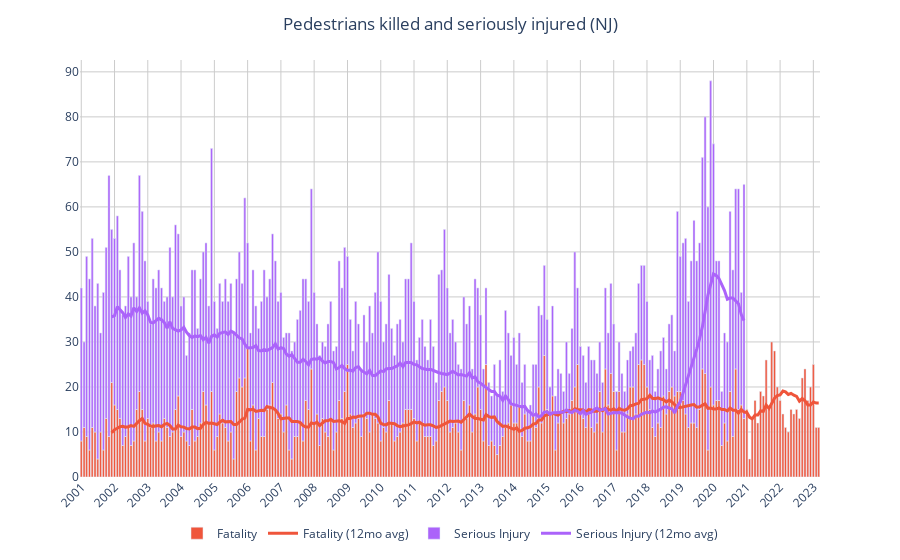

This figure's notebook cell:
### Code cell
ksim_plot(api, 'Pedestrians killed and seriously injured (NJ)', 'ped-injuries')

### Figure 1 — Plotly figure (JSON) as saved in the notebook; plotly's stock layout.template omitted (floating-point values rounded to 4 significant figures; data arrays with more than 128 entries replaced by an {"elided": "..."} marker saying what was removed)
{"data": [{"alignmentgroup": "True", "hovertemplate": "%{y:,d}", "legendgroup": "Fatality", "legendrank": 100, "marker": {"color": "#EF553B", "pattern": {"shape": ""}}, "name": "Fatality", "offsetgroup": "Fatality", "orientation": "v", "showlegend": true, "textposition": "auto", "type": "bar", "x": {"elided": "267 str values"}, "xaxis": "x", "y": {"elided": "267 int values"}, "yaxis": "y"}, {"alignmentgroup": "True", "hovertemplate": "%{y:,d}", "legendgroup": "Serious Injury", "legendrank": 102, "marker": {"color": "#AB63FA", "pattern": {"shape": ""}}, "name": "Serious Injury", "offsetgroup": "Serious Injury", "orientation": "v", "showlegend": true, "textposition": "auto", "type": "bar", "x": {"elided": "267 str values"}, "xaxis": "x", "y": {"elided": "267 int values"}, "yaxis": "y"}, {"legendrank": 101, "line": {"color": "#EF553B", "width": 3}, "name": "Fatality (12mo avg)", "type": "scatter", "x": {"elided": "267 str values"}, "y": {"elided": "267 float values"}}, {"legendrank": 103, "line": {"color": "#AB63FA", "width": 3}, "name": "Serious Injury (12mo avg)", "type": "scatter", "x": {"elided": "267 str values"}, "y": {"elided": "267 float values"}}], "layout": {"barmode": "relative", "hovermode": "x", "legend": {"orientation": "h", "title": {"text": ""}, "tracegroupgap": 0, "x": 0.5, "xanchor": "center"}, "margin": {"t": 60}, "plot_bgcolor": "white", "title": {"text": "Pedestrians killed and seriously injured (NJ)", "x": 0.5}, "xaxis": {"anchor": "y", "domain": [0, 1], "gridcolor": "#ccc", "tickangle": -45, "tickmode": "array", "ticktext": [2001, 2002, 2003, 2004, 2005, 2006, 2007, 2008, 2009, 2010, 2011, 2012, 2013, 2014, 2015, 2016, 2017, 2018, 2019, 2020, 2021, 2022, 2023], "tickvals": [2001, 2002, 2003, 2004, 2005, 2006, 2007, 2008, 2009, 2010, 2011, 2012, 2013, 2014, 2015, 2016, 2017, 2018, 2019, 2020, 2021, 2022, 2023], "title": {"text": ""}}, "yaxis": {"anchor": "x", "domain": [0, 1], "gridcolor": "#ccc", "title": {"text": ""}}}}
